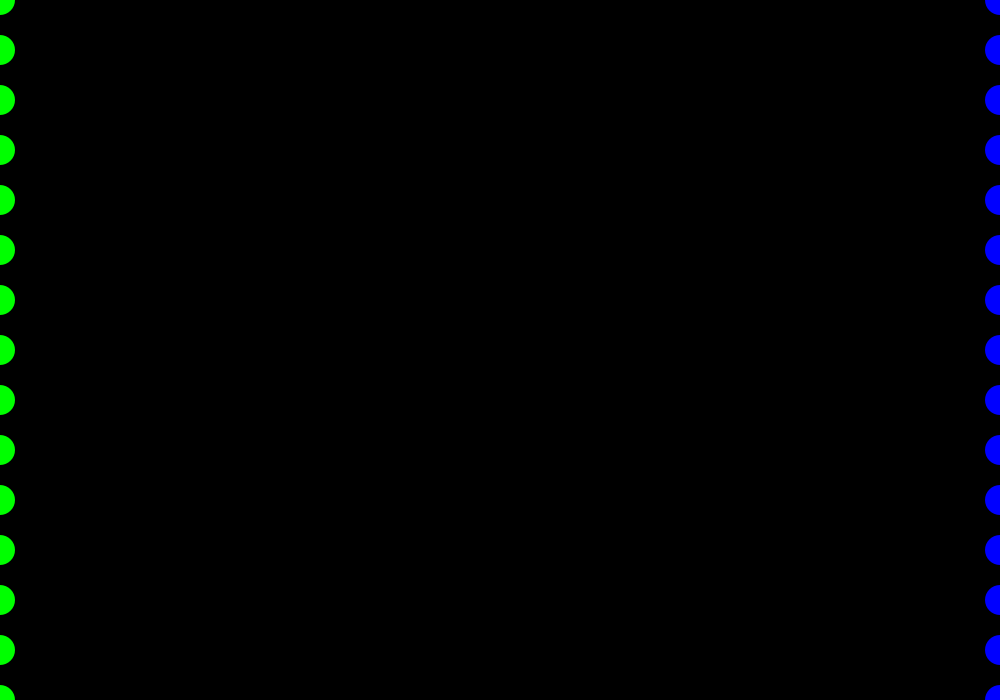
Frame 1 (no input)
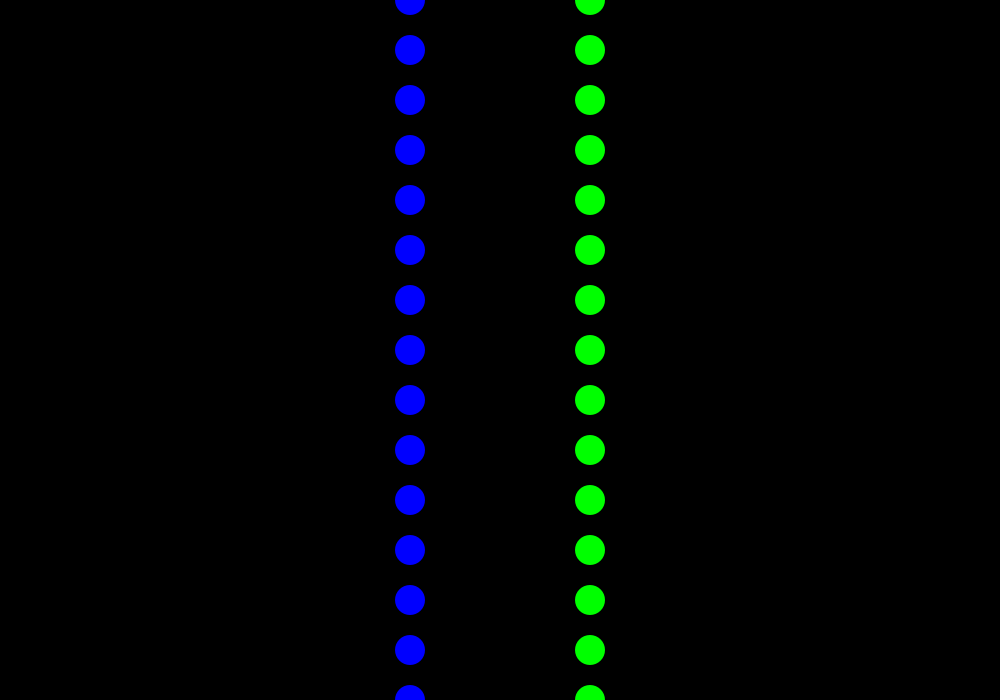
Frame 60 (the mouse pressed at the canvas centre just before this capture)
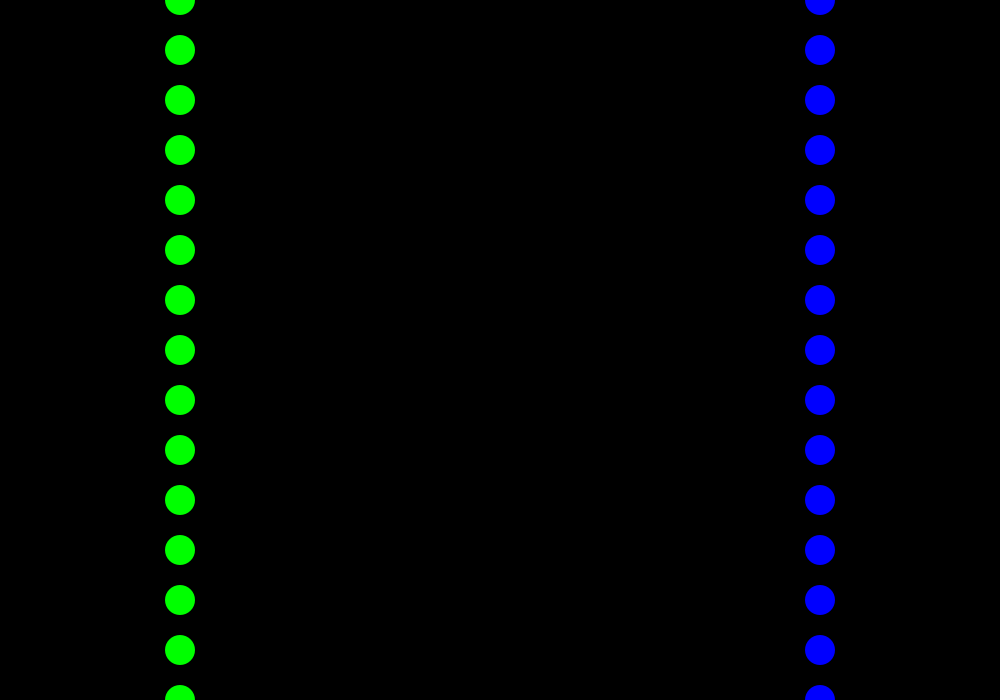
Frame 120 (the mouse held since frame 60 and released just before this capture)

The Processing sketch that drew these frames (run headless with seeded random() and noise(); from frame 60 on, the mouse is pressed at the canvas centre):

// Processing sketch: processing_67586
// ── processing_67586.pde

float greencircle = 0;
float bluecircle  = 1000;


void setup() {
 size(1000, 700); 
 noStroke();
 smooth();
}

void draw() {
 background(0); 
 
 fill(0, 255, 0);
 ellipse(greencircle, 350, 30, 30);
 ellipse(greencircle, 300, 30, 30);
 ellipse(greencircle, 400, 30, 30);
 ellipse(greencircle, 250, 30, 30);
 ellipse(greencircle, 450, 30, 30);
 ellipse(greencircle, 200, 30, 30);
 ellipse(greencircle, 500, 30, 30);
 ellipse(greencircle, 550, 30, 30);
 ellipse(greencircle, 150, 30, 30);
 ellipse(greencircle, 100, 30, 30);
 ellipse(greencircle, 600, 30, 30);
 ellipse(greencircle, 650, 30, 30);
 ellipse(greencircle, 50, 30, 30);
 ellipse(greencircle, 0, 30, 30);
 ellipse(greencircle, 700, 30, 30);
 greencircle = greencircle + 10;
 if(greencircle > 1000) {
  greencircle = 0; 
 }
 
 
 fill(0,0, 255);
 ellipse(bluecircle, 0, 30, 30);
 ellipse(bluecircle, 50, 30, 30);
 ellipse(bluecircle, 100, 30, 30);
 ellipse(bluecircle, 150, 30, 30);
 ellipse(bluecircle, 200, 30, 30);
 ellipse(bluecircle, 250, 30, 30);
 ellipse(bluecircle, 300, 30, 30);
 ellipse(bluecircle, 350, 30, 30);
 ellipse(bluecircle, 400, 30, 30);
 ellipse(bluecircle, 450, 30, 30);
 ellipse(bluecircle, 500, 30, 30);
 ellipse(bluecircle, 550, 30, 30);
 ellipse(bluecircle, 600, 30, 30);
 ellipse(bluecircle, 650, 30, 30);
 ellipse(bluecircle, 700, 30, 30);
 
 bluecircle = bluecircle - 10;
 
 if(bluecircle < 0){
   bluecircle = 1000;
   }
 
 //if(greencircle = 250){
   //fill(0, 255, 0);
// ellipse(greencircle, 350, 30, 30);
// ellipse(greencircle, 300, 30, 30);
// ellipse(greencircle, 400, 30, 30);
 //ellipse(greencircle, 250, 30, 30);
 //ellipse(greencircle, 450, 30, 30);
 //ellipse(greencircle, 200, 30, 30);
// ellipse(greencircle, 500, 30, 30);
 //ellipse(greencircle, 550, 30, 30);
 //ellipse(greencircle, 150, 30, 30);
// ellipse(greencircle, 100, 30, 30);
 //ellipse(greencircle, 600, 30, 30);
 //ellipse(greencircle, 650, 30, 30);
// ellipse(greencircle, 50, 30, 30);
 //ellipse(greencircle, 0, 30, 30);
 //ellipse(greencircle, 700, 30, 30);
 
 
   
 
 //}
}
